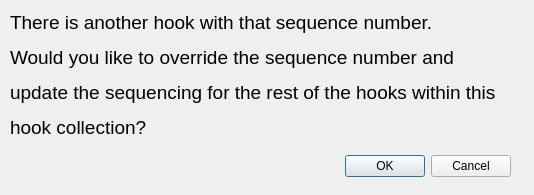
<?xml version="1.0" encoding="UTF-8"?>
<ui version="4.0">
 <class>Dialog</class>
 <widget class="QDialog" name="Dialog">
  <property name="geometry">
   <rect>
    <x>0</x>
    <y>0</y>
    <width>534</width>
    <height>195</height>
   </rect>
  </property>
  <property name="windowTitle">
   <string>Dialog</string>
  </property>
  <widget class="QDialogButtonBox" name="buttonBox">
   <property name="geometry">
    <rect>
     <x>210</x>
     <y>150</y>
     <width>301</width>
     <height>32</height>
    </rect>
   </property>
   <property name="orientation">
    <enum>Qt::Horizontal</enum>
   </property>
   <property name="standardButtons">
    <set>QDialogButtonBox::Cancel|QDialogButtonBox::Ok</set>
   </property>
  </widget>
  <widget class="QWidget" name="verticalLayoutWidget">
   <property name="geometry">
    <rect>
     <x>10</x>
     <y>10</y>
     <width>949</width>
     <height>130</height>
    </rect>
   </property>
   <layout class="QVBoxLayout" name="verticalLayout">
    <item>
     <widget class="QLabel" name="label">
      <property name="text">
       <string>&lt;html&gt;&lt;head/&gt;&lt;body&gt;&lt;p&gt;&lt;span style=&quot; font-size:14pt;&quot;&gt;There is another hook with that sequence number. &lt;/span&gt;&lt;/p&gt;&lt;p&gt;&lt;span style=&quot; font-size:14pt;&quot;&gt;Would you like to override the sequence number and&lt;/span&gt;&lt;/p&gt;&lt;p&gt;&lt;span style=&quot; font-size:14pt;&quot;&gt;update the sequencing for the rest of the hooks within this &lt;/span&gt;&lt;/p&gt;&lt;p&gt;&lt;span style=&quot; font-size:14pt;&quot;&gt;hook collection?&lt;/span&gt;&lt;/p&gt;&lt;/body&gt;&lt;/html&gt;</string>
      </property>
     </widget>
    </item>
   </layout>
  </widget>
 </widget>
 <resources/>
 <connections>
  <connection>
   <sender>buttonBox</sender>
   <signal>accepted()</signal>
   <receiver>Dialog</receiver>
   <slot>accept()</slot>
   <hints>
    <hint type="sourcelabel">
     <x>248</x>
     <y>254</y>
    </hint>
    <hint type="destinationlabel">
     <x>157</x>
     <y>274</y>
    </hint>
   </hints>
  </connection>
  <connection>
   <sender>buttonBox</sender>
   <signal>rejected()</signal>
   <receiver>Dialog</receiver>
   <slot>reject()</slot>
   <hints>
    <hint type="sourcelabel">
     <x>316</x>
     <y>260</y>
    </hint>
    <hint type="destinationlabel">
     <x>286</x>
     <y>274</y>
    </hint>
   </hints>
  </connection>
 </connections>
</ui>
